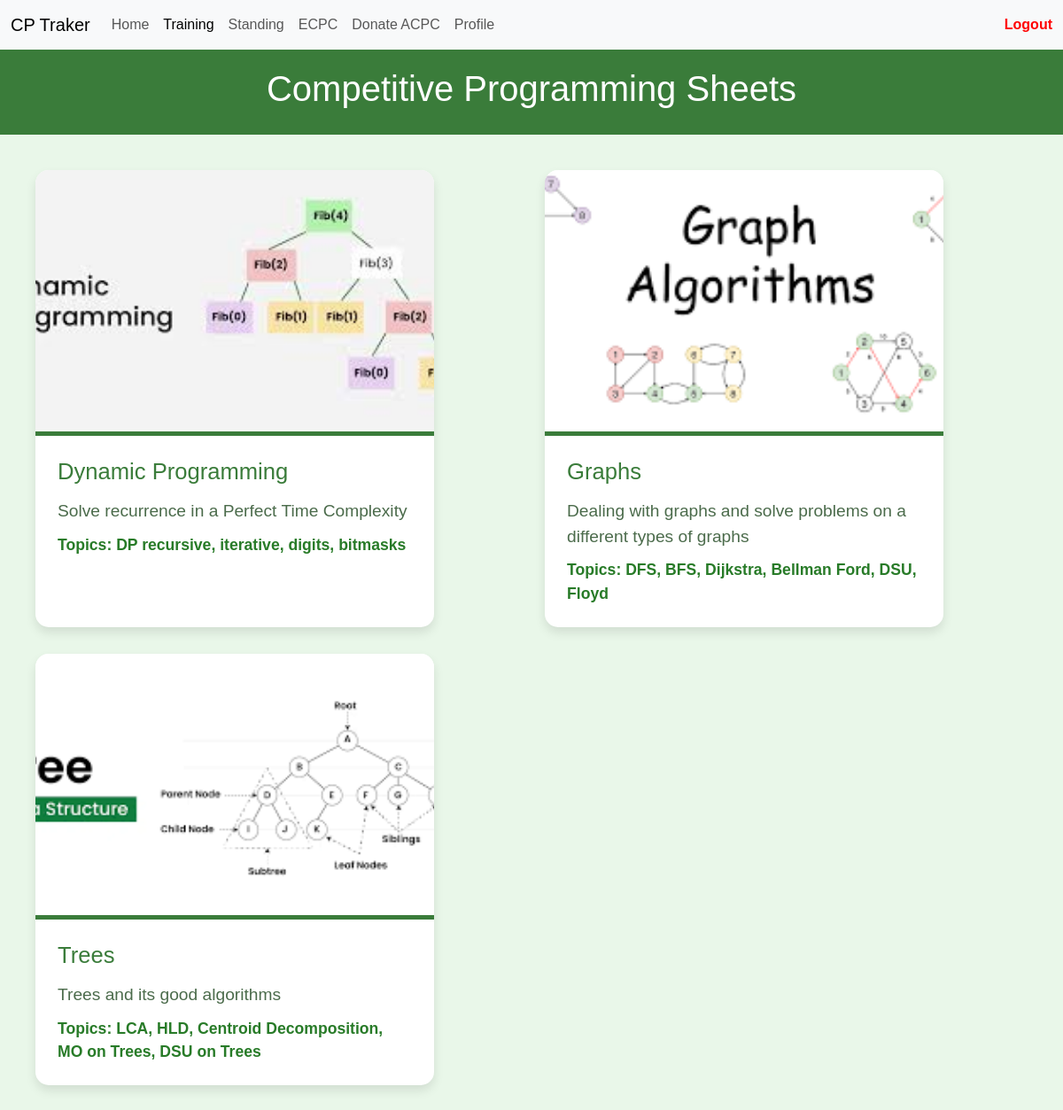
The page /topics/topics.php (signed in) on the database its author committed.
### tables this page shows
CREATE TABLE `topics` (
  `topic_id` int(255) NOT NULL,
  `topic_name` varchar(255) NOT NULL,
  `topic_img` varchar(255) NOT NULL,
  `topic_description` text NOT NULL,
  `topic_level` int(1) NOT NULL,
  `topic_sub` text NOT NULL
);

### topics/topics.php (the view, shortened to what this page needs)
<?php
$conn = new mysqli(
    "localhost",
    "root",
    "",
    "cp-tracker"
);
?>
<!DOCTYPE html>
<html lang="en">
<head>
    <link rel="stylesheet" href="https://cdn.jsdelivr.net/npm/bootstrap@5.3.3/dist/css/bootstrap.min.css">
    <link rel="stylesheet" href="topics_styles.css">
</head>
<body>
    <nav class="navbar navbar-expand-lg bg-body-tertiary">
        <div class="container-fluid">
            <a class="navbar-brand" href="#">CP Traker</a>
            <div class="collapse navbar-collapse" id="navbarSupportedContent">
                <ul class="navbar-nav me-auto mb-2 mb-lg-0">
                    <li class="nav-item">
                        <a class="nav-link" aria-current="page" href="../home/home.php">Home</a>
                    </li>
                    <li class="nav-item">
                        <a class="nav-link active" href="../topics/topics.php">Training</a>
                    </li>
                    <li class="nav-item">
                        <a class="nav-link" href="../standings/standings.php">Standing</a>
                    </li>
                    <li class="nav-item">
                        <a class="nav-link" href="../teams/ecpc.php">ECPC</a>
                    </li>
                    <li class="nav-item">
                        <a class="nav-link" href="../donate/donate.php">Donate ACPC</a>
                    </li>
                    <li class="nav-item">
                        <a class="nav-link" href="../profile_page/profile.php">Profile</a>
                    </li>
                </ul>
                <a class="nav-link ms-auto" href="../logout.php" style="color:red;font-weight: bold;">Logout</a>
            </div>
        </div>
    </nav>
    <header>
        <h1>Competitive Programming Sheets</h1>
    </header>
    <main>
        <?php
        $topic_level = $_SESSION['user_level'];
        $sql = "SELECT `topic_name`, `topic_img`, `topic_description`, `topic_sub` , `topic_id`
                FROM `topics`
                WHERE `topic_level` = $topic_level";
        $result = $conn->query($sql);
        while ($row = $result->fetch_assoc()) {
            $topic_id = $row['topic_id'];
            $topic_name = $row['topic_name'];
            $topic_img = $row['topic_img'];
            $topic_description = $row['topic_description'];
            $topic_sub = $row['topic_sub'];
            ?>
            <div class="course">
                <a href="../topics/sheet/sheet.php?topic_id=<?= $topic_id ?>">
                    <img src="../image/<?= $topic_img ?>" alt="<?= $topic_name ?>">
                    <div class="details">
                        <h2><?= $topic_name ?></h2>
                        <p><?= $topic_description ?></p>
                        <span>Topics: <?= $topic_sub ?></span>
                    </div>
                </a>
            </div>
            <?php
        }
        ?>
    </main>
</body>
</html>

### topics/topics_styles.css (style rules this page uses)
body { font-family: Arial, sans-serif; margin: 0; padding: 0; background-color: #e9f7e9; color: #2e4d2e; }
header { background-color: #3a7c3a; color: white; padding: 20px; text-align: center; }
main { display: grid; grid-template-columns: repeat(auto-fit, minmax(450px, 1fr)); gap: 30px; padding: 40px; justify-content: center; }
.course { background: white; border-radius: 15px; box-shadow: 0 6px 12px rgba(0, 0, 0, 0.1); overflow: hidden; width: 450px; text-align: left; transition: transform 0.3s ease, box-shadow 0.3s ease; cursor: pointer; }
.course img { width: 100%; height: 300px; object-fit: cover; border-bottom: 5px solid #3a7c3a; }
.details { padding: 25px; }
.details h2 { font-size: 1.6rem; margin-bottom: 15px; color: #3a7c3a; }
.details p { margin: 10px 0; font-size: 1.2rem; color: #4b6b4b; }
.details span { font-size: 1.1rem; font-weight: bold; color: #287b28; }
.course a { text-decoration: none; color: inherit; }

### rows shown on the page
topics: topic_img (picture), topic_name "Dynamic Programming", topic_description "Solve recurrence in a Perfect Time Complexity", topic_sub "DP recursive, iterative, digits, bitmasks"
topics: topic_img (picture), topic_name "Graphs", topic_description "Dealing with graphs and solve problems on a different types of graphs", topic_sub "DFS, BFS, Dijkstra, Bellman Ford, DSU, Floyd"
topics: topic_img (picture), topic_name "Trees", topic_description "Trees and its good algorithms", topic_sub "LCA, HLD, Centroid Decomposition, MO on Trees, DSU on Trees"
